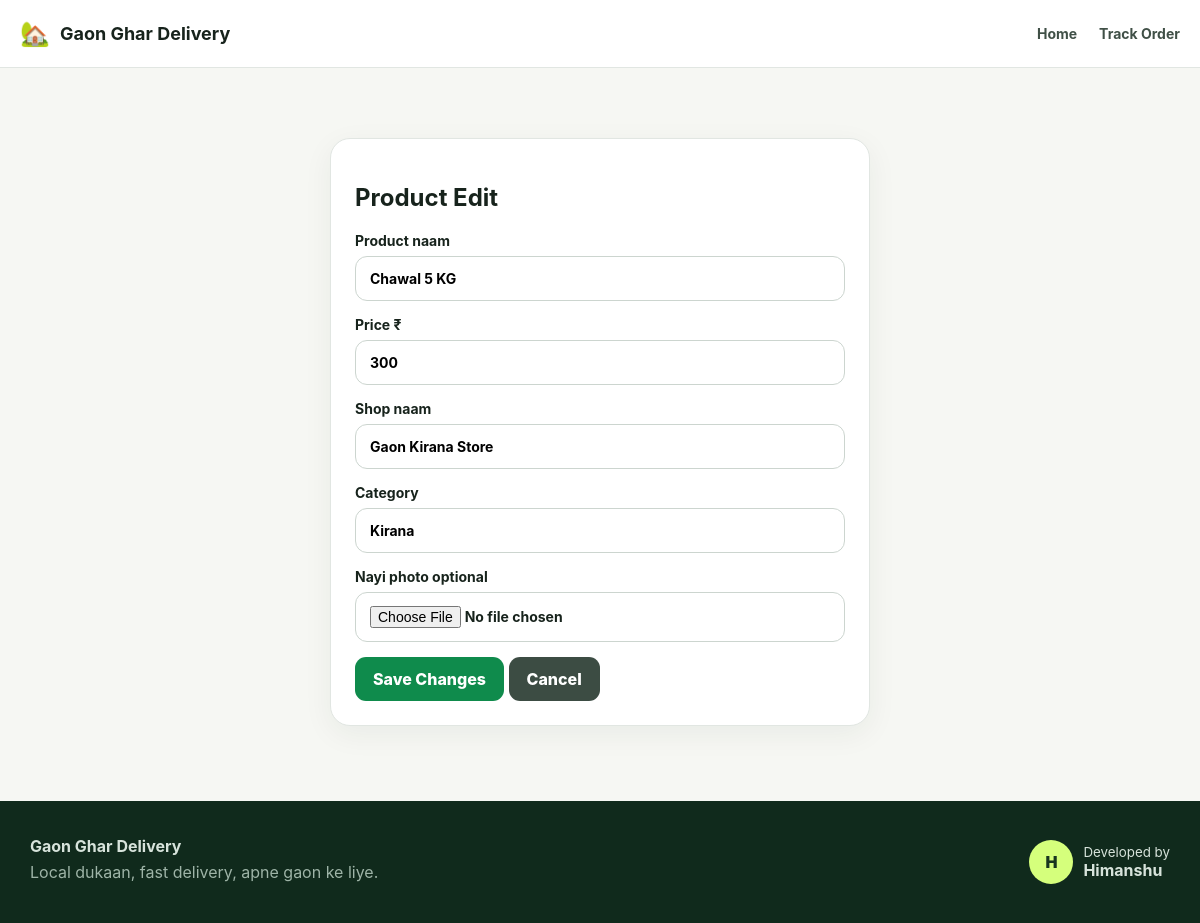
Page /admin/products/edit/2 (signed in) on the committed database.
### tables this page shows
CREATE TABLE products (
            id INTEGER PRIMARY KEY AUTOINCREMENT,
            name TEXT NOT NULL,
            price INTEGER NOT NULL,
            shop_name TEXT NOT NULL,
            image_url TEXT DEFAULT '',
            is_available INTEGER NOT NULL DEFAULT 1
        );

### app.py (the view, shortened to what this page needs)
@app.route("/admin/products/edit/<int:product_id>", methods=["GET", "POST"])
@admin_required
def edit_product(product_id):
    connection = get_database()
    product = connection.execute("SELECT * FROM products WHERE id = ?", (product_id,)).fetchone()
    if product is None:
        connection.close(); return "Product nahi mila.", 404
    connection.close()
    return render_template("edit_product.html", product=product)

### app.py (called while the page is built)
def get_database():
    DATABASE.parent.mkdir(parents=True, exist_ok=True)
    connection = sqlite3.connect(DATABASE, timeout=20)
    connection.row_factory = sqlite3.Row
    connection.execute("PRAGMA foreign_keys = ON")
    return connection

def admin_required(function):
    @wraps(function)
    def wrapper(*args, **kwargs):
        if not session.get("admin_logged_in"):
            return redirect(url_for("admin_login", next=request.path))
        return function(*args, **kwargs)
    return wrapper

@app.context_processor
def inject_globals():
    return {"delivery_rate": int(DELIVERY_RATE * 100)}

### templates/edit_product.html
{% extends "base.html" %}{% block title %}Edit Product{% endblock %}{% block content %}<main class="container narrow top-space"><section class="card"><h1>Product Edit</h1><form method="POST" enctype="multipart/form-data"><label>Product naam<input name="name" value="{{ product.name }}" required></label><label>Price ₹<input type="number" name="price" value="{{ product.price }}" min="1" required></label><label>Shop naam<input name="shop_name" value="{{ product.shop_name }}" required></label><label>Category<input name="category" value="{{ product.category }}" required></label><label>Nayi photo optional<input type="file" name="image" accept=".png,.jpg,.jpeg,.webp,image/*"></label><button>Save Changes</button> <a class="button secondary" href="{{ url_for('admin_products') }}">Cancel</a></form></section></main>{% endblock %}

### static/css/style.css (style rules this page uses)
:root { --green:#0f8b4c;--green-dark:#076936;--ink:#17231c;--muted:#6b756f;--cream:#f6f7f3;--line:#e1e6e2;--danger:#c4322f }
* { box-sizing:border-box }
html { scroll-behavior:smooth }
body { margin:0;font-family:Inter,ui-sans-serif,system-ui,-apple-system,"Segoe UI",sans-serif;background:var(--cream);color:var(--ink) }
button,input,textarea,select { font:inherit }
.container { max-width:1180px;margin:0 auto;padding:20px }
.narrow { max-width:580px }
.top-space { padding-top:70px }
input,textarea,select { width:100%;padding:13px 14px;border:1px solid #ccd5cf;border-radius:12px;margin:7px 0 15px;background:#fff;outline:none;transition:.2s }
label { display:block;font-weight:750;font-size:14px }
.card { background:white;border:1px solid var(--line);border-radius:20px;padding:24px;box-shadow:0 8px 30px rgba(25,45,34,.06) }
.button,button { display:inline-block;border:0;border-radius:11px;background:var(--green);color:white;padding:12px 18px;text-decoration:none;cursor:pointer;font-weight:800 }
.secondary { background:#3c4c43 }

### rows in the picture
products: name "Chawal 5 KG", price "300", shop_name "Gaon Kirana Store", category "Kirana"
